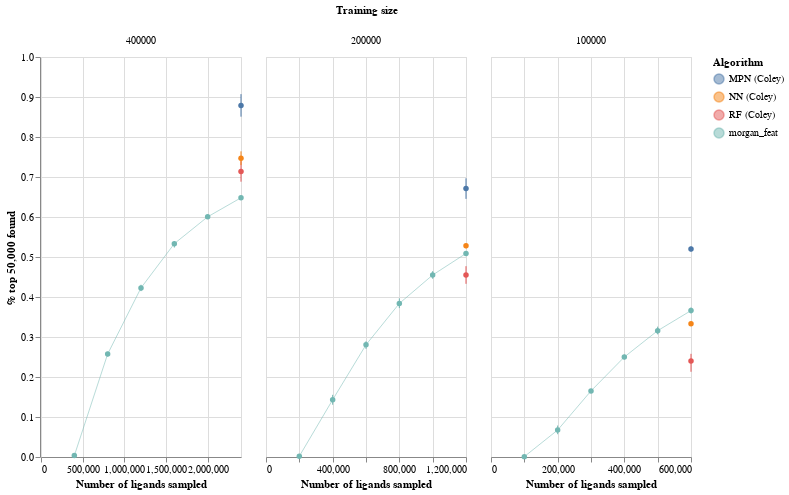

Notebook source saved alongside this figure:
### Code cell
error_bars = alt.Chart(concat).mark_errorbar(extent='ci').encode(
  x=alt.X('N ligands explored:Q',title='Number of ligands sampled'),
  y=alt.Y('% top-k found:Q', title='% top 50,000 found'),
    color=alt.Color('Algorithm')
)

points = alt.Chart(concat).mark_point(filled=True, color='black').encode(
  x=alt.X('N ligands explored:Q'),
  y=alt.Y('% top-k found:Q',aggregate='mean',title='% top 50,000 found'),
    color=alt.Color('Algorithm')
)

line = alt.Chart(concat).mark_line(color='black',size=1,opacity=0.5).encode(
  x=alt.X('N ligands explored:Q'),
  y=alt.Y('% top-k found:Q',aggregate='mean',title='% top 50,000 found'),
    color=alt.Color('Algorithm')
)

ch = (error_bars+points+line).properties(height=400,width=200).facet(
    column=alt.Column('Training size:N',sort=alt.Sort([0.004, 0.002, 0.001])),
).resolve_scale(x='independent')
ch

### Figure 1 — Vega-Lite specification as saved in the notebook (floating-point values rounded to 4 significant figures)
{"config": {"view": {"continuousWidth": 400, "continuousHeight": 300}}, "data": {"name": "data-6c096c61f669d0417302bd226997fdb9"}, "facet": {"column": {"type": "nominal", "field": "Training size", "sort": [0.004, 0.002, 0.001]}}, "spec": {"layer": [{"mark": {"type": "errorbar", "extent": "ci"}, "encoding": {"color": {"type": "nominal", "field": "Algorithm"}, "x": {"type": "quantitative", "field": "N ligands explored", "title": "Number of ligands sampled"}, "y": {"type": "quantitative", "field": "% top-k found", "title": "% top 50,000 found"}}}, {"mark": {"type": "point", "color": "black", "filled": true}, "encoding": {"color": {"type": "nominal", "field": "Algorithm"}, "x": {"type": "quantitative", "field": "N ligands explored"}, "y": {"type": "quantitative", "aggregate": "mean", "field": "% top-k found", "title": "% top 50,000 found"}}}, {"mark": {"type": "line", "color": "black", "opacity": 0.5, "size": 1}, "encoding": {"color": {"type": "nominal", "field": "Algorithm"}, "x": {"type": "quantitative", "field": "N ligands explored"}, "y": {"type": "quantitative", "aggregate": "mean", "field": "% top-k found", "title": "% top 50,000 found"}}}], "height": 400, "width": 200}, "resolve": {"scale": {"x": "independent"}}, "$schema": "https://vega.github.io/schema/vega-lite/v4.8.1.json", "datasets": {"data-6c096c61f669d0417302bd226997fdb9": [{"Algorithm": "morgan_feat", "Training size": 400000, "N ligands explored": 400000, "% top-k found": 0.003389}, {"Algorithm": "morgan_feat", "Training size": 400000, "N ligands explored": 800000, "% top-k found": 0.2579}, {"Algorithm": "morgan_feat", "Training size": 400000, "N ligands explored": 1200000, "% top-k found": 0.423}, {"Algorithm": "morgan_feat", "Training size": 400000, "N ligands explored": 1600000, "% top-k found": 0.5372}, {"Algorithm": "morgan_feat", "Training size": 400000, "N ligands explored": 2000000, "% top-k found": 0.6005}, {"Algorithm": "morgan_feat", "Training size": 400000, "N ligands explored": 2400000, "% top-k found": 0.6484}, {"Algorithm": "morgan_feat", "Training size": 200000, "N ligands explored": 200000, "% top-k found": 0.00191}, {"Algorithm": "morgan_feat", "Training size": 200000, "N ligands explored": 400000, "% top-k found": 0.1554}, {"Algorithm": "morgan_feat", "Training size": 200000, "N ligands explored": 600000, "% top-k found": 0.2818}, {"Algorithm": "morgan_feat", "Training size": 200000, "N ligands explored": 800000, "% top-k found": 0.3827}, {"Algorithm": "morgan_feat", "Training size": 200000, "N ligands explored": 1000000, "% top-k found": 0.4548}, {"Algorithm": "morgan_feat", "Training size": 200000, "N ligands explored": 1200000, "% top-k found": 0.5085}, {"Algorithm": "morgan_feat", "Training size": 100000, "N ligands explored": 100000, "% top-k found": 0.0008087}, {"Algorithm": "morgan_feat", "Training size": 100000, "N ligands explored": 200000, "% top-k found": 0.07875}, {"Algorithm": "morgan_feat", "Training size": 100000, "N ligands explored": 300000, "% top-k found": 0.1674}, {"Algorithm": "morgan_feat", "Training size": 100000, "N ligands explored": 400000, "% top-k found": 0.2499}, {"Algorithm": "morgan_feat", "Training size": 100000, "N ligands explored": 500000, "% top-k found": 0.3149}, {"Algorithm": "morgan_feat", "Training size": 100000, "N ligands explored": 600000, "% top-k found": 0.3655}, {"Algorithm": "morgan_feat", "Training size": 400000, "N ligands explored": 400000, "% top-k found": 0.003699}, {"Algorithm": "morgan_feat", "Training size": 400000, "N ligands explored": 800000, "% top-k found": 0.2515}, {"Algorithm": "morgan_feat", "Training size": 400000, "N ligands explored": 1200000, "% top-k found": 0.4147}, {"Algorithm": "morgan_feat", "Training size": 400000, "N ligands explored": 1600000, "% top-k found": 0.5237}, {"Algorithm": "morgan_feat", "Training size": 400000, "N ligands explored": 2000000, "% top-k found": 0.5956}, {"Algorithm": "morgan_feat", "Training size": 400000, "N ligands explored": 2400000, "% top-k found": 0.6441}, {"Algorithm": "morgan_feat", "Training size": 200000, "N ligands explored": 200000, "% top-k found": 0.002047}, {"Algorithm": "morgan_feat", "Training size": 200000, "N ligands explored": 400000, "% top-k found": 0.1307}, {"Algorithm": "morgan_feat", "Training size": 200000, "N ligands explored": 600000, "% top-k found": 0.2703}, {"Algorithm": "morgan_feat", "Training size": 200000, "N ligands explored": 800000, "% top-k found": 0.3722}, {"Algorithm": "morgan_feat", "Training size": 200000, "N ligands explored": 1000000, "% top-k found": 0.4455}, {"Algorithm": "morgan_feat", "Training size": 200000, "N ligands explored": 1200000, "% top-k found": 0.5036}, {"Algorithm": "morgan_feat", "Training size": 100000, "N ligands explored": 100000, "% top-k found": 0.001015}, {"Algorithm": "morgan_feat", "Training size": 100000, "N ligands explored": 200000, "% top-k found": 0.05693}, {"Algorithm": "morgan_feat", "Training size": 100000, "N ligands explored": 300000, "% top-k found": 0.1614}, {"Algorithm": "morgan_feat", "Training size": 100000, "N ligands explored": 400000, "% top-k found": 0.244}, {"Algorithm": "morgan_feat", "Training size": 100000, "N ligands explored": 500000, "% top-k found": 0.3066}, {"Algorithm": "morgan_feat", "Training size": 100000, "N ligands explored": 600000, "% top-k found": 0.3589}, {"Algorithm": "morgan_feat", "Training size": 400000, "N ligands explored": 400000, "% top-k found": 0.003458}, {"Algorithm": "morgan_feat", "Training size": 400000, "N ligands explored": 800000, "% top-k found": 0.263}, {"Algorithm": "morgan_feat", "Training size": 400000, "N ligands explored": 1200000, "% top-k found": 0.4306}, {"Algorithm": "morgan_feat", "Training size": 400000, "N ligands explored": 1600000, "% top-k found": 0.5392}, {"Algorithm": "morgan_feat", "Training size": 400000, "N ligands explored": 2000000, "% top-k found": 0.6052}, {"Algorithm": "morgan_feat", "Training size": 400000, "N ligands explored": 2400000, "% top-k found": 0.6517}, {"Algorithm": "morgan_feat", "Training size": 200000, "N ligands explored": 200000, "% top-k found": 0.001927}, {"Algorithm": "morgan_feat", "Training size": 200000, "N ligands explored": 400000, "% top-k found": 0.1434}, {"Algorithm": "morgan_feat", "Training size": 200000, "N ligands explored": 600000, "% top-k found": 0.2893}, {"Algorithm": "morgan_feat", "Training size": 200000, "N ligands explored": 800000, "% top-k found": 0.3967}, {"Algorithm": "morgan_feat", "Training size": 200000, "N ligands explored": 1000000, "% top-k found": 0.4647}, {"Algorithm": "morgan_feat", "Training size": 200000, "N ligands explored": 1200000, "% top-k found": 0.5146}, {"Algorithm": "morgan_feat", "Training size": 100000, "N ligands explored": 100000, "% top-k found": 0.0009463}, {"Algorithm": "morgan_feat", "Training size": 100000, "N ligands explored": 200000, "% top-k found": 0.06653}, {"Algorithm": "morgan_feat", "Training size": 100000, "N ligands explored": 300000, "% top-k found": 0.1668}, {"Algorithm": "morgan_feat", "Training size": 100000, "N ligands explored": 400000, "% top-k found": 0.256}, {"Algorithm": "morgan_feat", "Training size": 100000, "N ligands explored": 500000, "% top-k found": 0.326}, {"Algorithm": "morgan_feat", "Training size": 100000, "N ligands explored": 600000, "% top-k found": 0.3737}, {"Algorithm": "RF (Coley)", "Training size": 400000, "N ligands explored": 2400000, "% top-k found": 0.6883}, {"Algorithm": "RF (Coley)", "Training size": 400000, "N ligands explored": 2400000, "% top-k found": 0.714}, {"Algorithm": "RF (Coley)", "Training size": 400000, "N ligands explored": 2400000, "% top-k found": 0.7397}, {"Algorithm": "NN (Coley)", "Training size": 400000, "N ligands explored": 2400000, "% top-k found": 0.7299}, {"Algorithm": "NN (Coley)", "Training size": 400000, "N ligands explored": 2400000, "% top-k found": 0.747}, {"Algorithm": "NN (Coley)", "Training size": 400000, "N ligands explored": 2400000, "% top-k found": 0.7641}, {"Algorithm": "MPN (Coley)", "Training size": 400000, "N ligands explored": 2400000, "% top-k found": 0.8508}, {"Algorithm": "MPN (Coley)", "Training size": 400000, "N ligands explored": 2400000, "% top-k found": 0.879}, {"Algorithm": "MPN (Coley)", "Training size": 400000, "N ligands explored": 2400000, "% top-k found": 0.9072}, {"Algorithm": "RF (Coley)", "Training size": 200000, "N ligands explored": 1200000, "% top-k found": 0.433}, {"Algorithm": "RF (Coley)", "Training size": 200000, "N ligands explored": 1200000, "% top-k found": 0.455}, {"Algorithm": "RF (Coley)", "Training size": 200000, "N ligands explored": 1200000, "% top-k found": 0.477}, {"Algorithm": "NN (Coley)", "Training size": 200000, "N ligands explored": 1200000, "% top-k found": 0.5219}, {"Algorithm": "NN (Coley)", "Training size": 200000, "N ligands explored": 1200000, "% top-k found": 0.528}, {"Algorithm": "NN (Coley)", "Training size": 200000, "N ligands explored": 1200000, "% top-k found": 0.5341}, {"Algorithm": "MPN (Coley)", "Training size": 200000, "N ligands explored": 1200000, "% top-k found": 0.6453}, {"Algorithm": "MPN (Coley)", "Training size": 200000, "N ligands explored": 1200000, "% top-k found": 0.671}, {"Algorithm": "MPN (Coley)", "Training size": 200000, "N ligands explored": 1200000, "% top-k found": 0.6967}, {"Algorithm": "RF (Coley)", "Training size": 100000, "N ligands explored": 600000, "% top-k found": 0.2131}, {"Algorithm": "RF (Coley)", "Training size": 100000, "N ligands explored": 600000, "% top-k found": 0.24}, {"Algorithm": "RF (Coley)", "Training size": 100000, "N ligands explored": 600000, "% top-k found": 0.2669}, {"Algorithm": "NN (Coley)", "Training size": 100000, "N ligands explored": 600000, "% top-k found": 0.3293}, {"Algorithm": "NN (Coley)", "Training size": 100000, "N ligands explored": 600000, "% top-k found": 0.333}, {"Algorithm": "NN (Coley)", "Training size": 100000, "N ligands explored": 600000, "% top-k found": 0.3367}, {"Algorithm": "MPN (Coley)", "Training size": 100000, "N ligands explored": 600000, "% top-k found": 0.5139}, {"Algorithm": "MPN (Coley)", "Training size": 100000, "N ligands explored": 600000, "% top-k found": 0.52}, {"Algorithm": "MPN (Coley)", "Training size": 100000, "N ligands explored": 600000, "% top-k found": 0.5261}]}}
